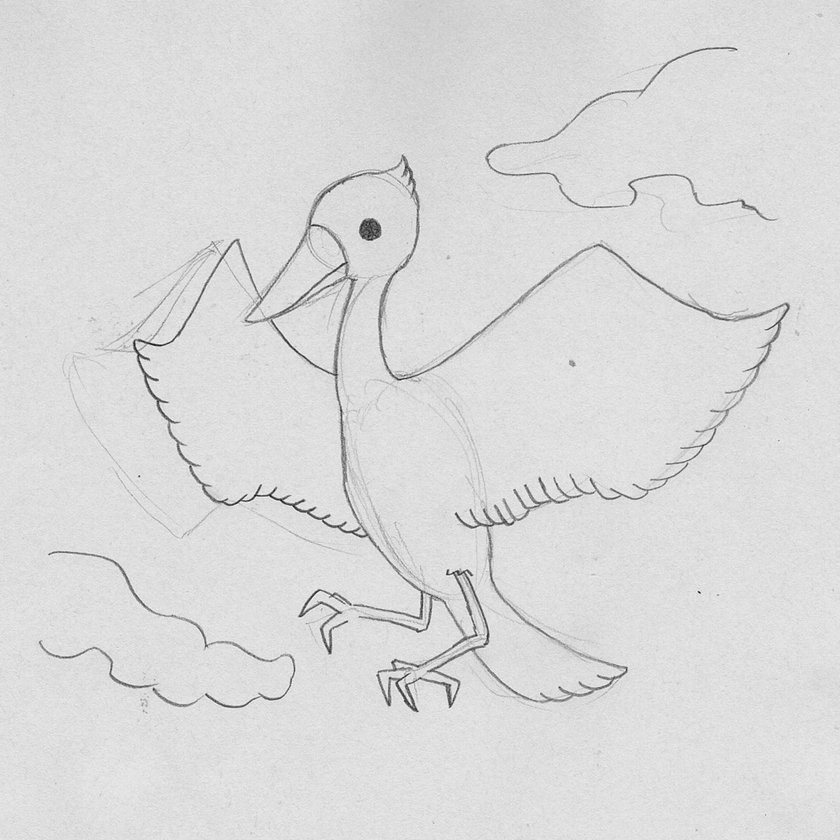
#> input picture input_images/1000/bird1000.png, 840 x 840 px, shrunk from 1000 x 1000 before the run, found by its file name
$ python auto_binary.py ../input_images/1000/bird1000.png
#> lines starting #> are read from the running program, lines starting #| are printed output that depends on the picture; after the words box and inside, x2 and y2 are one past the last pixel; in counts of white or black regions, pixels touching at a corner belong together
import sys
import os
import cv2
import time

def check_blackratio(checkimg):
    manual_count = [0, 0]  # その画像の色のピクセル数(黒,白)
    w, h = checkimg.shape
    total_pixels = 0
    for y in range(0, h, int(h / 100)):
        for x in range(0, w, int(w / 100)):
            RGB = (checkimg[x, y])  # グレースケールだから情報がひとつだけ?
            if RGB == 255:
                manual_count[1] += 1
            else:
                manual_count[0] += 1
            total_pixels += 1
    return 100 * float(manual_count[0]) / total_pixels


def get_binary_kernel(path):
    print("入力ファイル:" + path)
    # グレースケールで画像を読み込む.
    gray = cv2.imread(path, cv2.IMREAD_GRAYSCALE)
#> gray is the input picture: shape (840, 840); min 11, max 251, mean 218.2

    n = 255
    phase = 0
    pre_black_ratio = None
    black_ratio = 0
    pre_abs = None
    while phase < 3:
        ret3, binary = cv2.threshold(gray, n, 255, cv2.THRESH_BINARY)
        black_ratio = check_blackratio(binary)
        if pre_black_ratio is None:
            pre_black_ratio = black_ratio
            continue
        if phase is 0 and abs(pre_black_ratio - black_ratio) > 0:
            phase = 1
        elif phase is 1 and pre_abs > abs(pre_black_ratio - black_ratio):
            phase = 2
        elif phase is 2 and abs(pre_black_ratio - black_ratio) < 1:
            phase = 3
        pre_abs = abs(pre_black_ratio - black_ratio)
        pre_black_ratio = black_ratio
        n -= 5
#> this loop made 13 passes
#> black_ratio on pass 1: 100
#> (ret3, black_ratio, pre_abs) on passes 3 to 8: (250, 100, 0), (245, 100, 0), (240, 99.99, 0.00907), (235, 99.95, 0.0363), (230, 99.11, 0.844), (225, 86.5, 12.61)
#> pass 3, in get_binary_kernel, `ret3, binary = cv2.threshold(gray, n, 255, cv2.THRESH_BINARY)`:
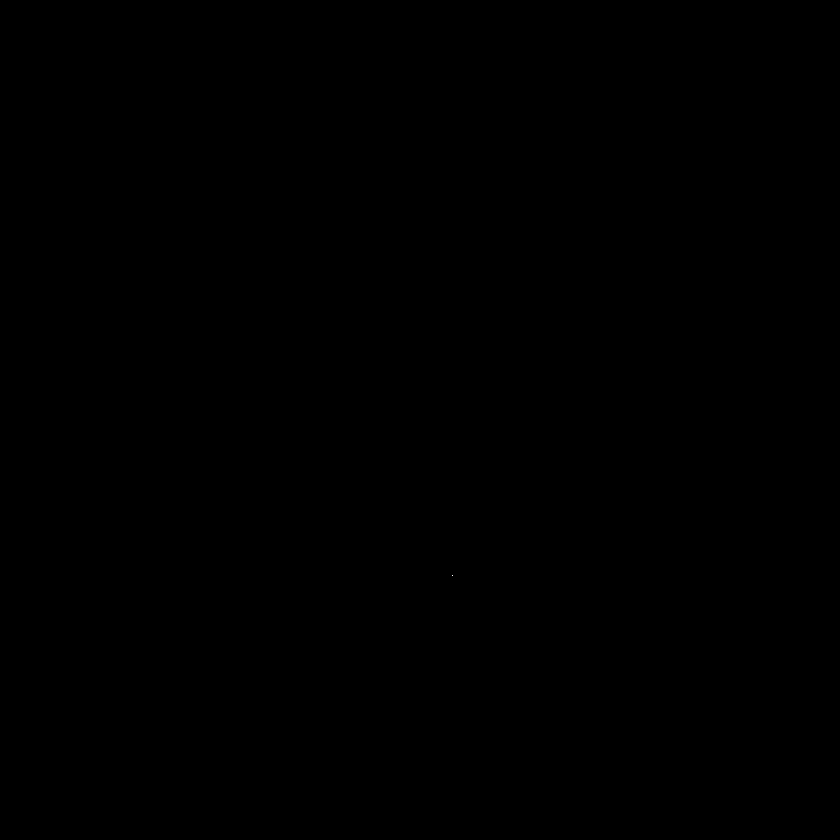
#> binary: shape (840, 840); 0% white in thin lines or dots, all inside (x1, y1, x2, y2) = (452, 575, 453, 576)
#> after the loop:
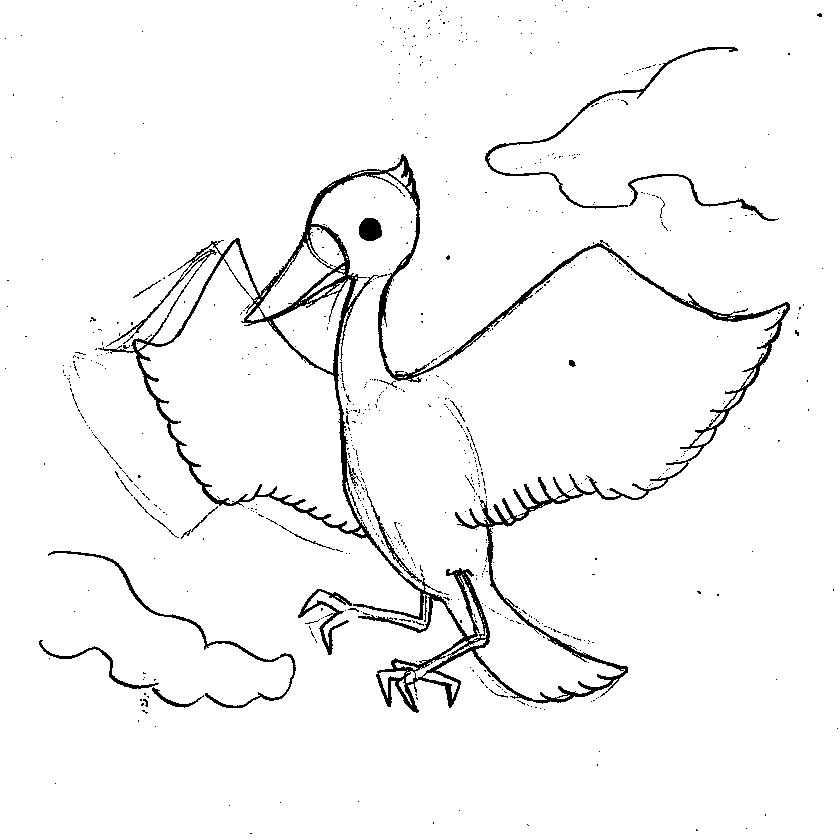
#> binary: shape (840, 840); 96.3% white; 672 black regions (648 under 20 px), largest, box (x1, y1, x2, y2) and area: (98, 154, 790, 713) 19291, (485, 47, 738, 209) 1175, (48, 551, 296, 708) 1171
#> after the loop, n = 195; phase = 3
    print("閾値:" + str(n))
#| 閾値:195

    k = 1
    c = 0
    while c < 1:
        k += 2
        blur = cv2.medianBlur(gray, k)
        ret3, binary = cv2.threshold(blur, n, 255, cv2.THRESH_BINARY)
        black_ratio = check_blackratio(binary)
        if abs(pre_abs - abs(pre_black_ratio - black_ratio)) > 0.1:
            c += 1
            continue
        pre_abs = abs(pre_black_ratio - black_ratio)
        pre_black_ratio = black_ratio
#> this loop made 1 pass
#> (ret3, black_ratio) on pass 1: (195, 3.04)
#> pass 1, in get_binary_kernel, `ret3, binary = cv2.threshold(blur, n, 255, cv2.THRESH_BINARY)`:
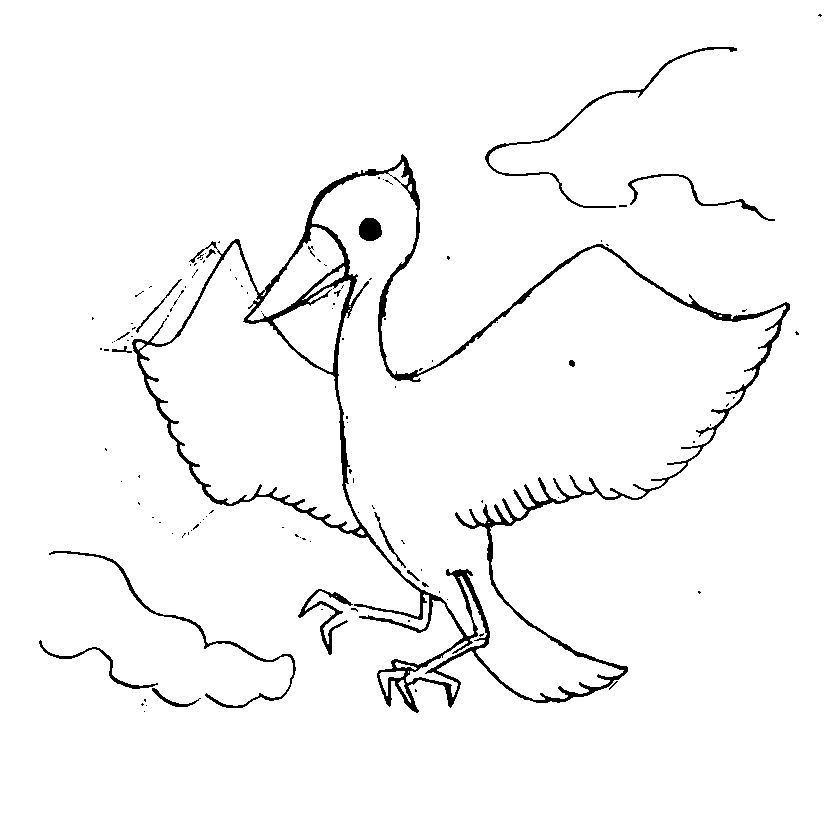
#> binary: shape (840, 840); 96.9% white; 115 black regions (97 under 20 px), largest, box (x1, y1, x2, y2) and area: (132, 154, 790, 713) 16450, (49, 551, 296, 708) 1126, (485, 47, 737, 208) 1084
#> after the loop, c = 1; k = 3
    print("カーネルサイズ:" + str(k))
#| カーネルサイズ:3
    return n, k


# 直接やるやつ
if len(sys.argv) == 2:
    start_time = time.perf_counter()  # 計測開始
    original_img_path = "sample_inputs/clean_line_drawings/" + sys.argv[1]
    binary, median = get_binary_kernel(original_img_path)
#> binary = 195; median = 3
    gray = cv2.imread(original_img_path, cv2.IMREAD_GRAYSCALE)
    blur = cv2.medianBlur(gray, median)
    ret3, get_image = cv2.threshold(blur, binary, 255, cv2.THRESH_BINARY)
#> ret3 = 195
    save_file = "sample_inputs/clean_line_drawings/" + os.path.splitext(sys.argv[1])[0] + \
                "_m" + str(median,) + "b" + str(binary,) + ".png"
    cv2.imwrite(save_file, get_image)
    # 終了時刻
    end_time = time.perf_counter()
    # 差を出力
    processing_time = end_time - start_time
    print("processing_time: " + str(processing_time) + "\n")
